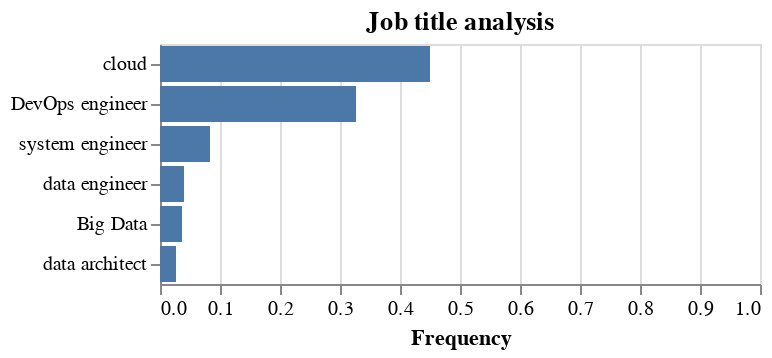

Source (notebook cell):
### Code cell
# visualizzazione cluster con menù a tendina

input_dropdown = alt.binding_select(options=sorted(df_cluster['label'].unique()), name='Cluster ')
selection = alt.selection_point(fields=['label'], bind=input_dropdown,  value=[{'label':min(df_cluster.label)}])
color = alt.condition(
    selection,
    alt.Color('Origin:N').legend(None),
    alt.value('lightgray')
)


chart=alt.Chart(df_cluster).mark_bar(tooltip=True).encode(
        alt.Y('Job title:N', title=None, axis=alt.Axis(labelAngle=0), sort=alt.SortField(field='freq_rel', order='descending')),
        alt.X('freq_rel:Q', title='Frequency',scale=alt.Scale(domain=[0,1])),
        #alt.Color('Job title:N', scale=alt.Scale(scheme='category20')),
        color=color,
        tooltip=[alt.Tooltip('Job title:N', title='Job title'), alt.Tooltip('freq_rel:Q', title='Percentage', format='.1%')]
).properties(title='Job title analysis').transform_filter(selection).configure_legend(disable=True).add_params(selection)

chart.display()

### Figure 1 — Vega-Lite specification as saved in the notebook (floating-point values rounded to 4 significant figures)
{"config": {"view": {"continuousWidth": 300, "continuousHeight": 300}, "legend": {"disable": true}}, "data": {"name": "data-68e2f8843d42017a0a4de86bcb662795"}, "mark": {"type": "bar", "tooltip": true}, "encoding": {"color": {"condition": {"param": "param_127", "field": "Origin", "legend": null, "type": "nominal"}, "value": "lightgray"}, "tooltip": [{"field": "Job title", "title": "Job title", "type": "nominal"}, {"field": "freq_rel", "format": ".1%", "title": "Percentage", "type": "quantitative"}], "x": {"field": "freq_rel", "scale": {"domain": [0, 1]}, "title": "Frequency", "type": "quantitative"}, "y": {"axis": {"labelAngle": 0}, "field": "Job title", "sort": {"field": "freq_rel", "order": "descending"}, "title": null, "type": "nominal"}}, "params": [{"name": "param_127", "select": {"type": "point", "fields": ["label"]}, "bind": {"input": "select", "options": [0.0, 1.0, 2.0, 3.0, 4.0, 5.0, 6.0, 7.0, 8.0, 9.0, 10.0, 11.0], "name": "Cluster "}, "value": [{"label": 0}]}], "title": "Job title analysis", "transform": [{"filter": {"param": "param_127"}}], "$schema": "https://vega.github.io/schema/vega-lite/v5.6.1.json", "datasets": {"data-68e2f8843d42017a0a4de86bcb662795": [{"label": 0, "Job title": "Big Data", "freq": 11, "freq_rel": 0.0367, "nr cluster": "Cluster 0"}, {"label": 0, "Job title": "data engineer", "freq": 12, "freq_rel": 0.04, "nr cluster": "Cluster 0"}, {"label": 0, "Job title": "cloud", "freq": 135, "freq_rel": 0.45, "nr cluster": "Cluster 0"}, {"label": 0, "Job title": "DevOps engineer", "freq": 98, "freq_rel": 0.3267, "nr cluster": "Cluster 0"}, {"label": 0, "Job title": "system engineer", "freq": 25, "freq_rel": 0.0833, "nr cluster": "Cluster 0"}, {"label": 0, "Job title": "data architect", "freq": 8, "freq_rel": 0.0267, "nr cluster": "Cluster 0"}, {"label": 1, "Job title": "data analyst", "freq": 94, "freq_rel": 0.1407, "nr cluster": "Cluster 1"}, {"label": 1, "Job title": "BI", "freq": 75, "freq_rel": 0.1123, "nr cluster": "Cluster 1"}, {"label": 1, "Job title": "data scientist", "freq": 34, "freq_rel": 0.0509, "nr cluster": "Cluster 1"}, {"label": 1, "Job title": "data engineer", "freq": 35, "freq_rel": 0.0524, "nr cluster": "Cluster 1"}, {"label": 1, "Job title": "DevOps engineer", "freq": 133, "freq_rel": 0.1991, "nr cluster": "Cluster 1"}, {"label": 1, "Job title": "software engineer", "freq": 93, "freq_rel": 0.1392, "nr cluster": "Cluster 1"}, {"label": 1, "Job title": "back-end developer", "freq": 14, "freq_rel": 0.021, "nr cluster": "Cluster 1"}, {"label": 1, "Job title": "AI engineer", "freq": 53, "freq_rel": 0.0793, "nr cluster": "Cluster 1"}, {"label": 1, "Job title": "data architect", "freq": 43, "freq_rel": 0.0644, "nr cluster": "Cluster 1"}, {"label": 1, "Job title": "cloud", "freq": 37, "freq_rel": 0.0554, "nr cluster": "Cluster 1"}, {"label": 1, "Job title": "system engineer", "freq": 14, "freq_rel": 0.021, "nr cluster": "Cluster 1"}, {"label": 1, "Job title": "python/java developer", "freq": 22, "freq_rel": 0.0329, "nr cluster": "Cluster 1"}, {"label": 2, "Job title": "cloud", "freq": 263, "freq_rel": 0.8567, "nr cluster": "Cluster 2"}, {"label": 2, "Job title": "data architect", "freq": 25, "freq_rel": 0.0814, "nr cluster": "Cluster 2"}, {"label": 2, "Job title": "data engineer", "freq": 8, "freq_rel": 0.0261, "nr cluster": "Cluster 2"}, {"label": 3, "Job title": "AI engineer", "freq": 157, "freq_rel": 0.7072, "nr cluster": "Cluster 3"}, {"label": 3, "Job title": "data scientist", "freq": 40, "freq_rel": 0.1802, "nr cluster": "Cluster 3"}, {"label": 3, "Job title": "software engineer", "freq": 6, "freq_rel": 0.027, "nr cluster": "Cluster 3"}, {"label": 3, "Job title": "NLP", "freq": 10, "freq_rel": 0.045, "nr cluster": "Cluster 3"}, {"label": 4, "Job title": "data analyst", "freq": 226, "freq_rel": 0.2736, "nr cluster": "Cluster 4"}, {"label": 4, "Job title": "BI", "freq": 215, "freq_rel": 0.2603, "nr cluster": "Cluster 4"}, {"label": 4, "Job title": "cloud", "freq": 41, "freq_rel": 0.0496, "nr cluster": "Cluster 4"}, {"label": 4, "Job title": "AI engineer", "freq": 24, "freq_rel": 0.0291, "nr cluster": "Cluster 4"}, {"label": 4, "Job title": "DevOps engineer", "freq": 100, "freq_rel": 0.1211, "nr cluster": "Cluster 4"}, {"label": 4, "Job title": "data architect", "freq": 103, "freq_rel": 0.1247, "nr cluster": "Cluster 4"}, {"label": 4, "Job title": "system engineer", "freq": 39, "freq_rel": 0.0472, "nr cluster": "Cluster 4"}, {"label": 4, "Job title": "software engineer", "freq": 35, "freq_rel": 0.0424, "nr cluster": "Cluster 4"}, {"label": 5, "Job title": "data analyst", "freq": 341, "freq_rel": 0.4241, "nr cluster": "Cluster 5"}, {"label": 5, "Job title": "BI", "freq": 163, "freq_rel": 0.2027, "nr cluster": "Cluster 5"}, {"label": 5, "Job title": "data scientist", "freq": 196, "freq_rel": 0.2438, "nr cluster": "Cluster 5"}, {"label": 5, "Job title": "data engineer", "freq": 45, "freq_rel": 0.056, "nr cluster": "Cluster 5"}, {"label": 6, "Job title": "data engineer", "freq": 22, "freq_rel": 0.449, "nr cluster": "Cluster 6"}, {"label": 6, "Job title": "AI engineer", "freq": 20, "freq_rel": 0.4082, "nr cluster": "Cluster 6"}, {"label": 6, "Job title": "data visualization", "freq": 7, "freq_rel": 0.1429, "nr cluster": "Cluster 6"}, {"label": 7, "Job title": "data analyst", "freq": 23, "freq_rel": 0.055, "nr cluster": "Cluster 7"}, {"label": 7, "Job title": "data scientist", "freq": 11, "freq_rel": 0.0263, "nr cluster": "Cluster 7"}, {"label": 7, "Job title": "cloud", "freq": 61, "freq_rel": 0.1459, "nr cluster": "Cluster 7"}, {"label": 7, "Job title": "data engineer", "freq": 215, "freq_rel": 0.5144, "nr cluster": "Cluster 7"}, {"label": 7, "Job title": "Big Data", "freq": 11, "freq_rel": 0.0263, "nr cluster": "Cluster 7"}, {"label": 7, "Job title": "data architect", "freq": 50, "freq_rel": 0.1196, "nr cluster": "Cluster 7"}, {"label": 7, "Job title": "BI", "freq": 11, "freq_rel": 0.0263, "nr cluster": "Cluster 7"}, {"label": 7, "Job title": "software engineer", "freq": 9, "freq_rel": 0.0215, "nr cluster": "Cluster 7"}, {"label": 7, "Job title": "DevOps engineer", "freq": 14, "freq_rel": 0.0335, "nr cluster": "Cluster 7"}, {"label": 8, "Job title": "DevOps engineer", "freq": 300, "freq_rel": 0.3942, "nr cluster": "Cluster 8"}, {"label": 8, "Job title": "software engineer", "freq": 224, "freq_rel": 0.2943, "nr cluster": "Cluster 8"}, {"label": 8, "Job title": "python/java developer", "freq": 94, "freq_rel": 0.1235, "nr cluster": "Cluster 8"}, {"label": 8, "Job title": "cloud", "freq": 21, "freq_rel": 0.0276, "nr cluster": "Cluster 8"}, {"label": 8, "Job title": "full-stak developer", "freq": 39, "freq_rel": 0.0512, "nr cluster": "Cluster 8"}, {"label": 8, "Job title": "data architect", "freq": 17, "freq_rel": 0.0223, "nr cluster": "Cluster 8"}, {"label": 9, "Job title": "data analyst", "freq": 86, "freq_rel": 0.0765, "nr cluster": "Cluster 9"}, {"label": 9, "Job title": "data engineer", "freq": 37, "freq_rel": 0.0329, "nr cluster": "Cluster 9"}, {"label": 9, "Job title": "cloud", "freq": 34, "freq_rel": 0.0302, "nr cluster": "Cluster 9"}, {"label": 9, "Job title": "DevOps engineer", "freq": 146, "freq_rel": 0.1299, "nr cluster": "Cluster 9"}, {"label": 9, "Job title": "system engineer", "freq": 107, "freq_rel": 0.0952, "nr cluster": "Cluster 9"}, {"label": 9, "Job title": "AI engineer", "freq": 46, "freq_rel": 0.0409, "nr cluster": "Cluster 9"}, {"label": 9, "Job title": "software engineer", "freq": 349, "freq_rel": 0.3105, "nr cluster": "Cluster 9"}, {"label": 9, "Job title": "BI", "freq": 135, "freq_rel": 0.1201, "nr cluster": "Cluster 9"}, {"label": 9, "Job title": "python/java developer", "freq": 34, "freq_rel": 0.0302, "nr cluster": "Cluster 9"}, {"label": 9, "Job title": "data architect", "freq": 31, "freq_rel": 0.0276, "nr cluster": "Cluster 9"}, {"label": 10, "Job title": "data scientist", "freq": 66, "freq_rel": 0.2661, "nr cluster": "Cluster 10"}, {"label": 10, "Job title": "AI engineer", "freq": 150, "freq_rel": 0.6048, "nr cluster": "Cluster 10"}, {"label": 10, "Job title": "data visualization", "freq": 12, "freq_rel": 0.0484, "nr cluster": "Cluster 10"}, {"label": 10, "Job title": "software engineer", "freq": 8, "freq_rel": 0.0323, "nr cluster": "Cluster 10"}, {"label": 10, "Job title": "NLP", "freq": 7, "freq_rel": 0.0282, "nr cluster": "Cluster 10"}, {"label": 11, "Job title": "data analyst", "freq": 114, "freq_rel": 0.1297, "nr cluster": "Cluster 11"}, {"label": 11, "Job title": "data scientist", "freq": 30, "freq_rel": 0.0341, "nr cluster": "Cluster 11"}, {"label": 11, "Job title": "data engineer", "freq": 42, "freq_rel": 0.0478, "nr cluster": "Cluster 11"}, {"label": 11, "Job title": "BI", "freq": 210, "freq_rel": 0.2389, "nr cluster": "Cluster 11"}, {"label": 11, "Job title": "AI engineer", "freq": 23, "freq_rel": 0.0262, "nr cluster": "Cluster 11"}, {"label": 11, "Job title": "python/java developer", "freq": 75, "freq_rel": 0.0853, "nr cluster": "Cluster 11"}, {"label": 11, "Job title": "DevOps engineer", "freq": 162, "freq_rel": 0.1843, "nr cluster": "Cluster 11"}, {"label": 11, "Job title": "software engineer", "freq": 115, "freq_rel": 0.1308, "nr cluster": "Cluster 11"}, {"label": 11, "Job title": "system engineer", "freq": 24, "freq_rel": 0.0273, "nr cluster": "Cluster 11"}, {"label": 11, "Job title": "cloud", "freq": 37, "freq_rel": 0.0421, "nr cluster": "Cluster 11"}]}}
